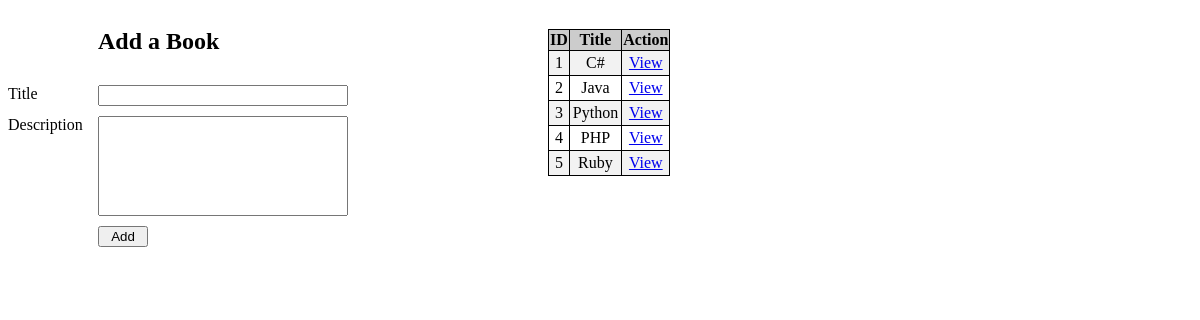
/, run on an earlier commit of the app's database.
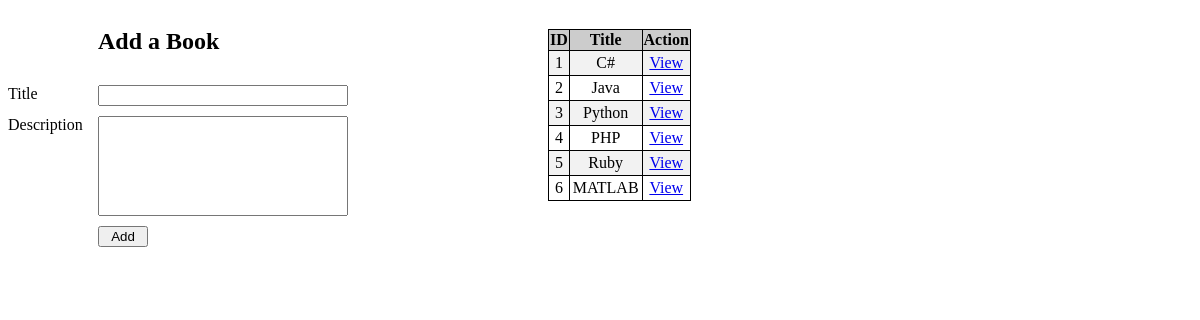
And on a later commit of the database.
### books_authors_app/models.py (models this page shows, shortened)
class Book(models.Model):
    title = models.CharField(max_length=255)
    desc = models.TextField()
    created_at = models.DateTimeField(auto_now_add=True)
    updated_at = models.DateTimeField(auto_now=True)

### books_authors_app/views.py (the view)
# urls.py: path('', views.root),
def root(request):
    context = {
        'books': models.get_all_books()
    }
    return render(request, "books.html", context)

### books_authors_app/models.py (called while the page is built)
def get_all_books():
    return Book.objects.all()

### books_authors_app/templates/books.html (shortened to what this page needs)
<!DOCTYPE html>
<html lang="en">
<head>
    {% load static %}
    <link rel="stylesheet" href="{% static 'css/books_style.css' %}">
</head>
<body>
<div class="container">
    <form action="/books/newbook" method="post" class="formgrid">
        <h2 class="cell1">Add a Book</h2>
        <label for="title" class="label1">Title</label>
        <input class="input1" type="text" name="title" id="title" required>
        <label for="desc" class="label2">Description </label>
        <textarea class="input2" name="desc" id="desc" required></textarea>
        <input class="buttonadd" type="submit" value="Add">
    </form>
    <table>
        <tr>
            <th>ID</th>
            <th>Title</th>
            <th>Action</th>
        </tr>
        {% for book in books%}
        <tr>
            <td>{{book.id}}</td>
            <td>{{book.title}}</td>
            <td><a href="/books/{{book.id}}">View</a></td>
        </tr>
        {% endfor %}
    </table>
</div>
</body>
</html>

What changed in the data, as far as the page shows it:
added Book: id "6", title "MATLAB"
